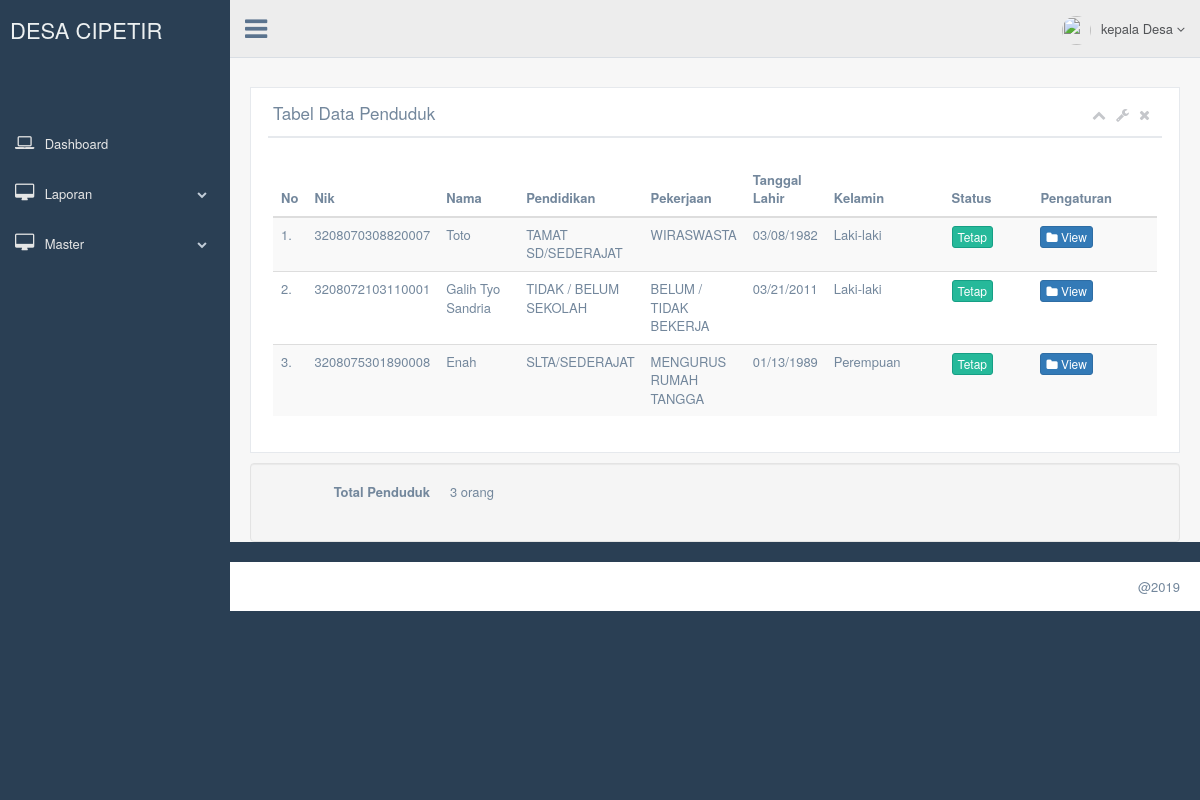
/pages/penduduk/index2.php (signed in), run on an earlier commit of the app's database.
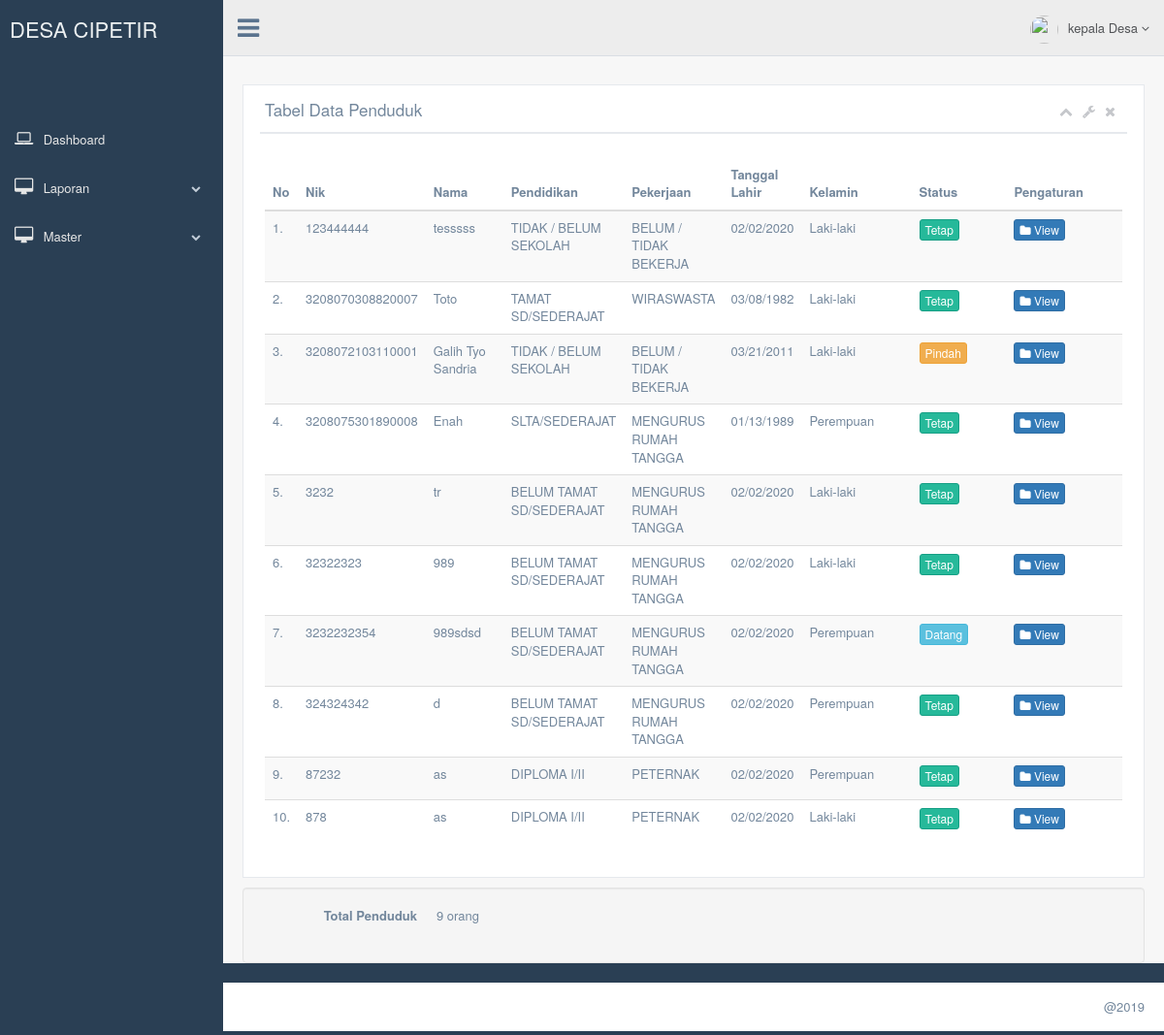
And on a later commit of the database.
### tables this page shows
CREATE TABLE `penduduk` (
  `nik` varchar(100) NOT NULL,
  `nama` varchar(150) DEFAULT NULL,
  `tempat_lahir` varchar(50) DEFAULT NULL,
  `tanggal_lahir` varchar(20) DEFAULT NULL,
  `dusun` varchar(20) DEFAULT NULL,
  `rt` varchar(3) DEFAULT NULL,
  `rw` varchar(3) DEFAULT NULL,
  `jk` varchar(10) DEFAULT NULL,
  `golongan_darah` varchar(5) DEFAULT NULL,
  `alamat` text DEFAULT NULL,
  `status_keluarga` varchar(50) DEFAULT NULL,
  `status_perkawinan` varchar(20) DEFAULT NULL,
  `pendidikan` varchar(50) DEFAULT NULL,
  `pekerjaan` varchar(50) DEFAULT NULL,
  `kewarganegaraan` varchar(50) DEFAULT NULL,
  `agama` varchar(30) DEFAULT NULL,
  `ayah` varchar(50) DEFAULT NULL,
  `ibu` varchar(50) DEFAULT NULL,
  `status` varchar(1) DEFAULT NULL,
  `status_cari` varchar(1) DEFAULT NULL,
  `tanggal_masuk` varchar(10) NOT NULL
);

### pages/penduduk/data-index.php (called while the page is built)
<?php
include('../../config/koneksi.php');
$query = "SELECT * FROM penduduk";
$hasil = mysqli_query($db, $query);
$data_warga = array();
while ($row = mysqli_fetch_assoc($hasil)) {
  $data_warga[] = $row;
}

### pages/mode/hitung.php (called while the page is built, shortened)
<?php
include('../../config/koneksi.php');
$query_penduduk = "SELECT COUNT(*) AS total FROM penduduk WHERE status = '1' or status='2'";
$hasil_penduduk= mysqli_query($db, $query_penduduk);
$jumlah_penduduk = mysqli_fetch_assoc($hasil_penduduk);
?>

### pages/penduduk/index2.php (the view, shortened to what this page needs)
 <?php include('../mode/top2.php') ?>
<?php include('../mode/hitung.php') ?>
<?php include('data-index.php') ?>
        <div class="right_col" role="main">
          <div class="">
            <div class="page-title">
              <div class="title_left">
              <br>
              </div>
            </div>
            <div class="clearfix"></div>
            <div class="row">
              <div class="col-md-12 col-sm-12 col-xs-12">
                <div class="x_panel">
                  <div class="x_title">
                    <h2>Tabel Data Penduduk</h2>
                    <ul class="nav navbar-right panel_toolbox">
                      <li><a class="collapse-link"><i class="fa fa-chevron-up"></i></a>
                      </li>
                      <li class="dropdown">
                        <a href="#" class="dropdown-toggle" data-toggle="dropdown" role="button" aria-expanded="false"><i class="fa fa-wrench"></i></a>
                      </li>
                      <li><a class="close-link"><i class="fa fa-close"></i></a>
                      </li>
                    </ul>
                    <div class="clearfix"></div>
                  </div>
                  <div class="x_content">
                    <table class="table table-striped" id="datatable-buttons">
                      <thead>
                        <tr>
                          <th width="20px">No</th>
                          <th width="80px">Nik</th>
                          <th width="80px">Nama</th>
                          <th width="80px">Pendidikan</th>
                          <th width="80px">Pekerjaan</th>
                          <th width="20px">Tanggal Lahir</th>
                          <th>Kelamin</th>
                          <th>Status</th>
                          <th>Pengaturan</th>
                        </tr>
                      </thead>
                      <tbody>
                      <?php $nomor = 1; ?>
                      <?php foreach ($data_warga as $warga) : ?>
                        <tr>
                          <td><?php echo $nomor++ ?>.</td>
                          <td><?php echo $warga['nik'] ?></td>
                          <td><?php echo $warga['nama'] ?></td>
                          <td><?php echo $warga['pendidikan'] ?></td>
                          <td><?php echo $warga['pekerjaan'] ?></td>
                          <td><?php echo $warga['tanggal_lahir'] ?></td>
                          <td><?php echo $warga['jk'] ?></td>
                          <td><?php if ($warga['status']==1){
                             echo "<span class='btn btn-success btn-xs'> Tetap</span>";
                          } elseif ($warga['status']==2){
                            echo "<span class='btn btn-info btn-xs'> Datang</span>";
                          } elseif ($warga['status']==3){
                            echo "<span class='btn btn-warning btn-xs'> Pindah</span>";
                          } elseif ($warga['status']==4){
                            echo "<span class='btn btn-danger btn-xs'> Meninggal</span>";
                          }
                          ?></td>
                          <td>
                            <a href="detail2.php?nik=<?php echo $warga['nik'] ?>" class="btn btn-primary btn-xs"><i class="fa fa-folder"></i> View </a></td>
                        </tr>
                      <?php endforeach ?>
                      </tbody>
                    </table>
                  </div>
                </div>
              </div>
            </div>
          </div>
          <div class="well">
  <dl class="dl-horizontal">
    <dt>Total Penduduk</dt>
    <dd><?php echo $jumlah_penduduk['total'] ?> orang</dd>
  </dl>
</div>
        </div>
<?php include('../mode/bottom.php') ?>

What changed in the data, as far as the page shows it:
added penduduk: nik "123444444", nama "tesssss", pendidikan "TIDAK / BELUM SEKOLAH", pekerjaan "BELUM / TIDAK BEKERJA", tanggal_lahir "02/02/2020", jk "Laki-laki", status "Tetap"
changed penduduk "Galih Tyo Sandria": status "Tetap" → "Pindah"
added penduduk: nik "3232", nama "tr", pendidikan "BELUM TAMAT SD/SEDERAJAT", pekerjaan "MENGURUS RUMAH TANGGA", tanggal_lahir "02/02/2020", jk "Laki-laki", status "Tetap"
added penduduk: nik "32322323", nama "989", pendidikan "BELUM TAMAT SD/SEDERAJAT", pekerjaan "MENGURUS RUMAH TANGGA", tanggal_lahir "02/02/2020", jk "Laki-laki", status "Tetap"
added penduduk: nik "3232232354", nama "989sdsd", pendidikan "BELUM TAMAT SD/SEDERAJAT", pekerjaan "MENGURUS RUMAH TANGGA", tanggal_lahir "02/02/2020", jk "Perempuan", status "Datang"
added penduduk: nik "324324342", nama "d", pendidikan "BELUM TAMAT SD/SEDERAJAT", pekerjaan "MENGURUS RUMAH TANGGA", tanggal_lahir "02/02/2020", jk "Perempuan", status "Tetap"
added penduduk: nik "87232", nama "as", pendidikan "DIPLOMA I/II", pekerjaan "PETERNAK", tanggal_lahir "02/02/2020", jk "Perempuan", status "Tetap"
added penduduk: nik "878", nama "as", pendidikan "DIPLOMA I/II", pekerjaan "PETERNAK", tanggal_lahir "02/02/2020", jk "Laki-laki", status "Tetap"
Also different on the page:
$jumlah_penduduk['total']: "3" → "9"
